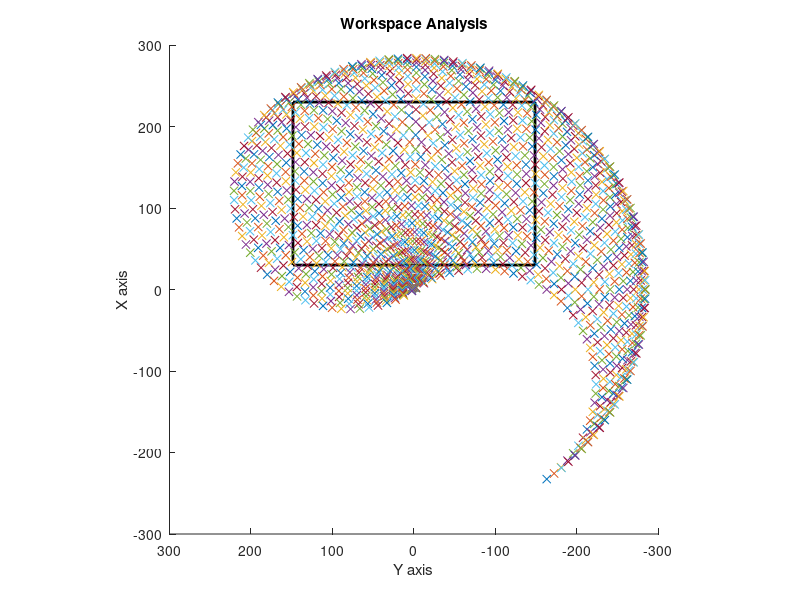

Write MATLAB code to recreate this figure.
th1=-145/180*pi:0.08:35/180*pi; %Theta1 range to analyse
th2=0:0.08:pi; %Theta2 range to analyse
d3=-47; %Display workspace on paper
patch([30 30 230 230],[-148.5 148.5 148.5 -148.5],[-1 -1 -1 -1],'FaceColor','white','LineWidth',2); %Draw paper
hold on
for i=1:length(th1)
    for j=1:length(th2)
        %Calculate homogenous transformation
        T=[ cos(th1(i) + th2(j)), -sin(th1(i) + th2(j)), 0, 142*cos(th1(i) + th2(j)) + 142*cos(th1(i));
            sin(th1(i) + th2(j)),  cos(th1(i) + th2(j)), 0, 142*sin(th1(i) + th2(j)) + 142*sin(th1(i));
            0,                     0, 1,                                    d3 + 47;
            0,                     0, 0,                                         1];
        pos=T(1:3,end); %Take position vector of end-effector
        plot(pos(1),pos(2),'x'); %Plot x and y components
        hold on
    end
end
camroll(90) %Rotate to have x-axis pointing up
title('Workspace Analysis')
xlabel('X axis')
ylabel('Y axis')
